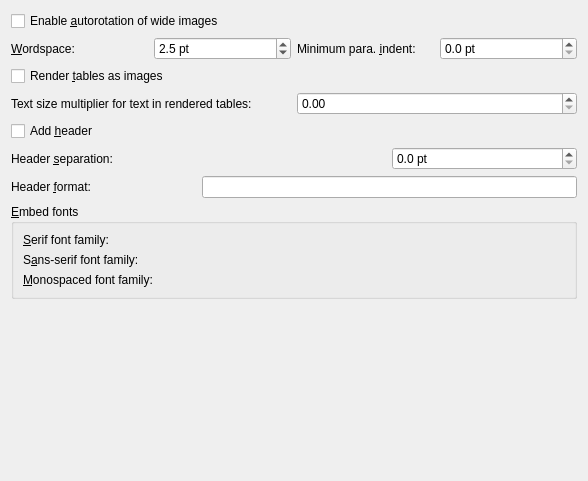
<?xml version="1.0" encoding="UTF-8"?>
<ui version="4.0">
 <class>Form</class>
 <widget class="QWidget" name="Form">
  <property name="geometry">
   <rect>
    <x>0</x>
    <y>0</y>
    <width>588</width>
    <height>481</height>
   </rect>
  </property>
  <property name="windowTitle">
   <string>Form</string>
  </property>
  <layout class="QVBoxLayout" name="verticalLayout">
   <item>
    <widget class="QCheckBox" name="opt_autorotation">
     <property name="text">
      <string>Enable &amp;autorotation of wide images</string>
     </property>
    </widget>
   </item>
   <item>
    <layout class="QHBoxLayout" name="horizontalLayout">
     <item>
      <widget class="QLabel" name="label">
       <property name="text">
        <string>&amp;Wordspace:</string>
       </property>
       <property name="buddy">
        <cstring>opt_wordspace</cstring>
       </property>
      </widget>
     </item>
     <item>
      <widget class="QDoubleSpinBox" name="opt_wordspace">
       <property name="suffix">
        <string> pt</string>
       </property>
       <property name="decimals">
        <number>1</number>
       </property>
       <property name="minimum">
        <double>1.000000000000000</double>
       </property>
       <property name="maximum">
        <double>20.000000000000000</double>
       </property>
       <property name="value">
        <double>2.500000000000000</double>
       </property>
      </widget>
     </item>
     <item>
      <widget class="QLabel" name="label_2">
       <property name="text">
        <string>Minimum para. &amp;indent:</string>
       </property>
       <property name="buddy">
        <cstring>opt_minimum_indent</cstring>
       </property>
      </widget>
     </item>
     <item>
      <widget class="QDoubleSpinBox" name="opt_minimum_indent">
       <property name="suffix">
        <string> pt</string>
       </property>
       <property name="decimals">
        <number>1</number>
       </property>
      </widget>
     </item>
    </layout>
   </item>
   <item>
    <widget class="QCheckBox" name="opt_render_tables_as_images">
     <property name="text">
      <string>Render &amp;tables as images</string>
     </property>
    </widget>
   </item>
   <item>
    <layout class="QHBoxLayout" name="horizontalLayout_2">
     <item>
      <widget class="QLabel" name="label_3">
       <property name="text">
        <string>Text size multiplier for text in rendered tables:</string>
       </property>
      </widget>
     </item>
     <item>
      <widget class="QDoubleSpinBox" name="opt_text_size_multiplier_for_rendered_tables"/>
     </item>
    </layout>
   </item>
   <item>
    <layout class="QGridLayout" name="gridLayout">
     <item row="0" column="0" colspan="2">
      <widget class="QCheckBox" name="opt_header">
       <property name="text">
        <string>Add &amp;header</string>
       </property>
      </widget>
     </item>
     <item row="1" column="0" colspan="2">
      <widget class="QLabel" name="label_4">
       <property name="text">
        <string>Header &amp;separation:</string>
       </property>
       <property name="buddy">
        <cstring>opt_header_separation</cstring>
       </property>
      </widget>
     </item>
     <item row="1" column="2">
      <widget class="QDoubleSpinBox" name="opt_header_separation">
       <property name="suffix">
        <string> pt</string>
       </property>
       <property name="decimals">
        <number>1</number>
       </property>
      </widget>
     </item>
     <item row="2" column="0">
      <widget class="QLabel" name="label_5">
       <property name="text">
        <string>Header &amp;format:</string>
       </property>
       <property name="buddy">
        <cstring>opt_header_format</cstring>
       </property>
      </widget>
     </item>
     <item row="2" column="1" colspan="2">
      <widget class="QLineEdit" name="opt_header_format"/>
     </item>
    </layout>
   </item>
   <item>
    <widget class="QGroupBox" name="groupBox">
     <property name="title">
      <string>&amp;Embed fonts</string>
     </property>
     <layout class="QGridLayout" name="gridLayout_2">
      <item row="0" column="0">
       <widget class="QLabel" name="label_6">
        <property name="text">
         <string>&amp;Serif font family:</string>
        </property>
        <property name="buddy">
         <cstring>opt_serif_family</cstring>
        </property>
       </widget>
      </item>
      <item row="1" column="0">
       <widget class="QLabel" name="label_7">
        <property name="text">
         <string>S&amp;ans-serif font family:</string>
        </property>
        <property name="buddy">
         <cstring>opt_sans_family</cstring>
        </property>
       </widget>
      </item>
      <item row="2" column="0">
       <widget class="QLabel" name="label_8">
        <property name="text">
         <string>&amp;Monospaced font family:</string>
        </property>
        <property name="buddy">
         <cstring>opt_mono_family</cstring>
        </property>
       </widget>
      </item>
      <item row="0" column="1">
       <widget class="FontFamilyChooser" name="opt_serif_family"/>
      </item>
      <item row="1" column="1">
       <widget class="FontFamilyChooser" name="opt_sans_family"/>
      </item>
      <item row="2" column="1">
       <widget class="FontFamilyChooser" name="opt_mono_family"/>
      </item>
     </layout>
    </widget>
   </item>
   <item>
    <spacer name="verticalSpacer">
     <property name="orientation">
      <enum>Qt::Vertical</enum>
     </property>
     <property name="sizeHint" stdset="0">
      <size>
       <width>20</width>
       <height>40</height>
      </size>
     </property>
    </spacer>
   </item>
  </layout>
 </widget>
 <customwidgets>
  <customwidget>
   <class>FontFamilyChooser</class>
   <extends>QWidget</extends>
   <header>calibre/gui2/font_family_chooser.h</header>
  </customwidget>
 </customwidgets>
 <resources/>
 <connections>
  <connection>
   <sender>opt_render_tables_as_images</sender>
   <signal>toggled(bool)</signal>
   <receiver>opt_text_size_multiplier_for_rendered_tables</receiver>
   <slot>setEnabled(bool)</slot>
   <hints>
    <hint type="sourcelabel">
     <x>76</x>
     <y>80</y>
    </hint>
    <hint type="destinationlabel">
     <x>418</x>
     <y>105</y>
    </hint>
   </hints>
  </connection>
  <connection>
   <sender>opt_header</sender>
   <signal>toggled(bool)</signal>
   <receiver>opt_header_separation</receiver>
   <slot>setEnabled(bool)</slot>
   <hints>
    <hint type="sourcelabel">
     <x>346</x>
     <y>144</y>
    </hint>
    <hint type="destinationlabel">
     <x>408</x>
     <y>167</y>
    </hint>
   </hints>
  </connection>
  <connection>
   <sender>opt_header</sender>
   <signal>toggled(bool)</signal>
   <receiver>opt_header_format</receiver>
   <slot>setEnabled(bool)</slot>
   <hints>
    <hint type="sourcelabel">
     <x>124</x>
     <y>138</y>
    </hint>
    <hint type="destinationlabel">
     <x>230</x>
     <y>208</y>
    </hint>
   </hints>
  </connection>
  <connection>
   <sender>opt_render_tables_as_images</sender>
   <signal>toggled(bool)</signal>
   <receiver>label_3</receiver>
   <slot>setEnabled(bool)</slot>
   <hints>
    <hint type="sourcelabel">
     <x>96</x>
     <y>76</y>
    </hint>
    <hint type="destinationlabel">
     <x>31</x>
     <y>113</y>
    </hint>
   </hints>
  </connection>
  <connection>
   <sender>opt_header</sender>
   <signal>toggled(bool)</signal>
   <receiver>label_4</receiver>
   <slot>setEnabled(bool)</slot>
   <hints>
    <hint type="sourcelabel">
     <x>67</x>
     <y>144</y>
    </hint>
    <hint type="destinationlabel">
     <x>72</x>
     <y>165</y>
    </hint>
   </hints>
  </connection>
  <connection>
   <sender>opt_header</sender>
   <signal>toggled(bool)</signal>
   <receiver>label_5</receiver>
   <slot>setEnabled(bool)</slot>
   <hints>
    <hint type="sourcelabel">
     <x>107</x>
     <y>141</y>
    </hint>
    <hint type="destinationlabel">
     <x>102</x>
     <y>211</y>
    </hint>
   </hints>
  </connection>
 </connections>
</ui>
